Frame 1 (no input): blank canvas, image omitted
Frame 60 (no input): blank canvas, image omitted
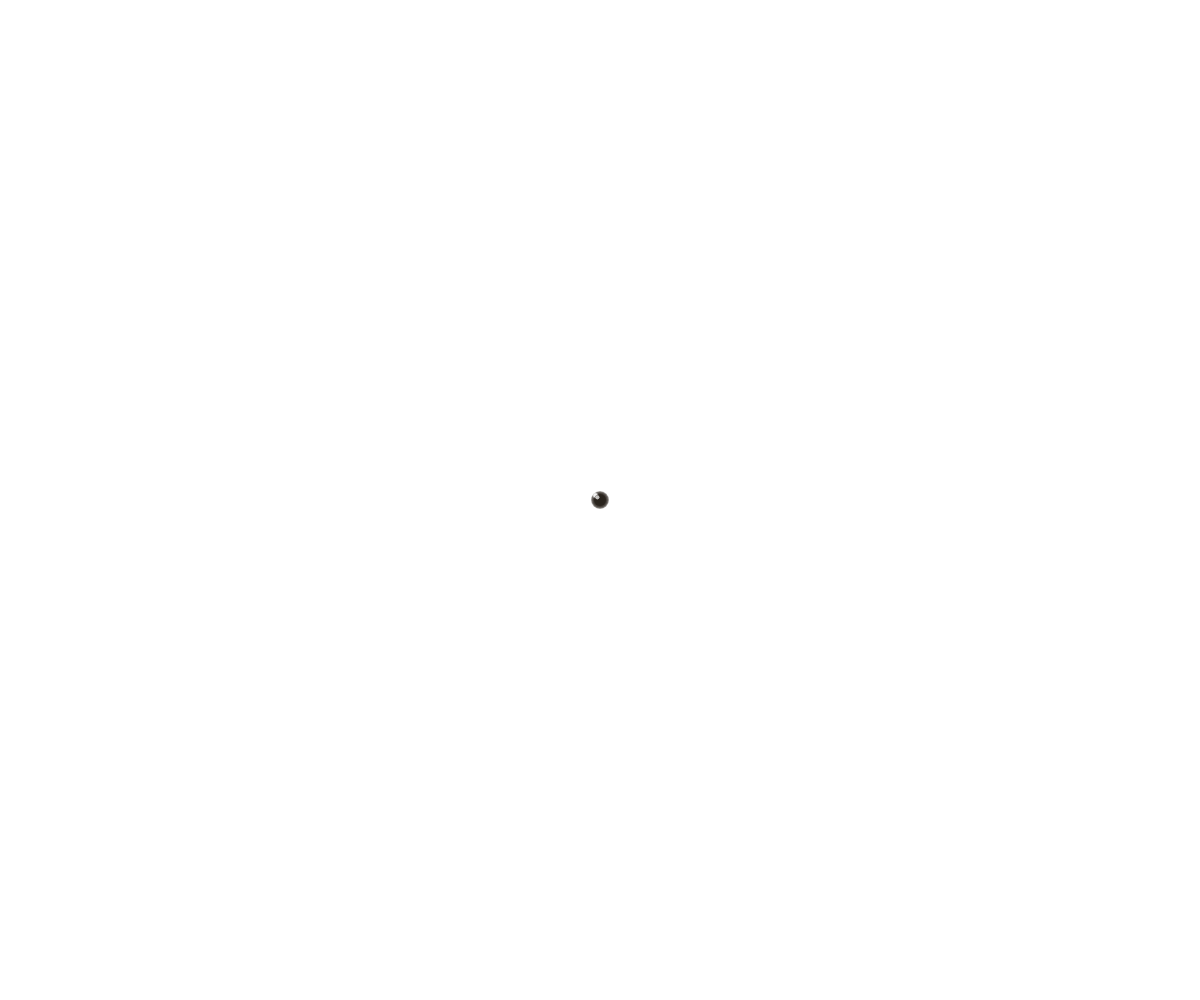
Frame 120 (the mouse pressed at the canvas centre since frame 60)

The p5.js sketch whose frames 1 and 60 were blank and that drew this single picture after the mouse press (run headless with seeded random() and noise() and a simulated clock; from frame 60 on, the mouse is pressed at the canvas centre):

// p5.js sketch
// ── sketch.js
/* global p5 */

// Custom cursor drawn by p5.js.
// Canvas is fixed, transparent, and ignores pointer events.

let cursorTrail = [];
const TRAIL_MAX = 18;

function setup() {
  const c = createCanvas(windowWidth, windowHeight);
  c.addClass("p5CursorCanvas");
  clear();

  // Draw at 60fps for smooth cursor
  frameRate(60);
  noCursor(); // p5's own cursor
}

function windowResized() {
  resizeCanvas(windowWidth, windowHeight);
  clear();
}

function draw() {
  clear();

  const x = mouseX;
  const y = mouseY;

  // Keep a short trail (doll-house sparkle vibe)
  cursorTrail.unshift({ x, y, t: millis() });
  if (cursorTrail.length > TRAIL_MAX) cursorTrail.pop();

  // Trail
  noStroke();
  for (let i = 0; i < cursorTrail.length; i++) {
    const p = cursorTrail[i];
    const age = (millis() - p.t) / 260;
    const a = constrain(1 - age, 0, 1);
    const size = lerp(18, 2, i / (TRAIL_MAX - 1));
    fill(42, 36, 29, 90 * a);
    circle(p.x, p.y, size);

    fill(255, 255, 255, 130 * a);
    circle(p.x - 4, p.y - 4, size * 0.35);
  }

  // Main cursor dot
  const pulse = 0.5 + 0.5 * sin(millis() / 180);
  const r = 12 + pulse * 2.5;
  fill(42, 36, 29, 220);
  circle(x, y, r);

  // Highlight
  fill(255, 255, 255, 180);
  circle(x - r * 0.22, y - r * 0.22, r * 0.35);

  // Tiny cross sparkle
  stroke(255, 255, 255, 170);
  strokeWeight(2);
  const s = 10 + pulse * 4;
  line(x + 18, y - 18 - s, x + 18, y - 18 + s);
  line(x + 18 - s, y - 18, x + 18 + s, y - 18);
}

// ── main.js
const house = document.querySelector("#house");
const enter = document.querySelector("#enter");

if (house && enter) {
  enter.addEventListener("click", (e) => {
    e.preventDefault();
    house.src = "./assets/images/in.png";
    document.body.classList.add("is-inside");
  });
}
